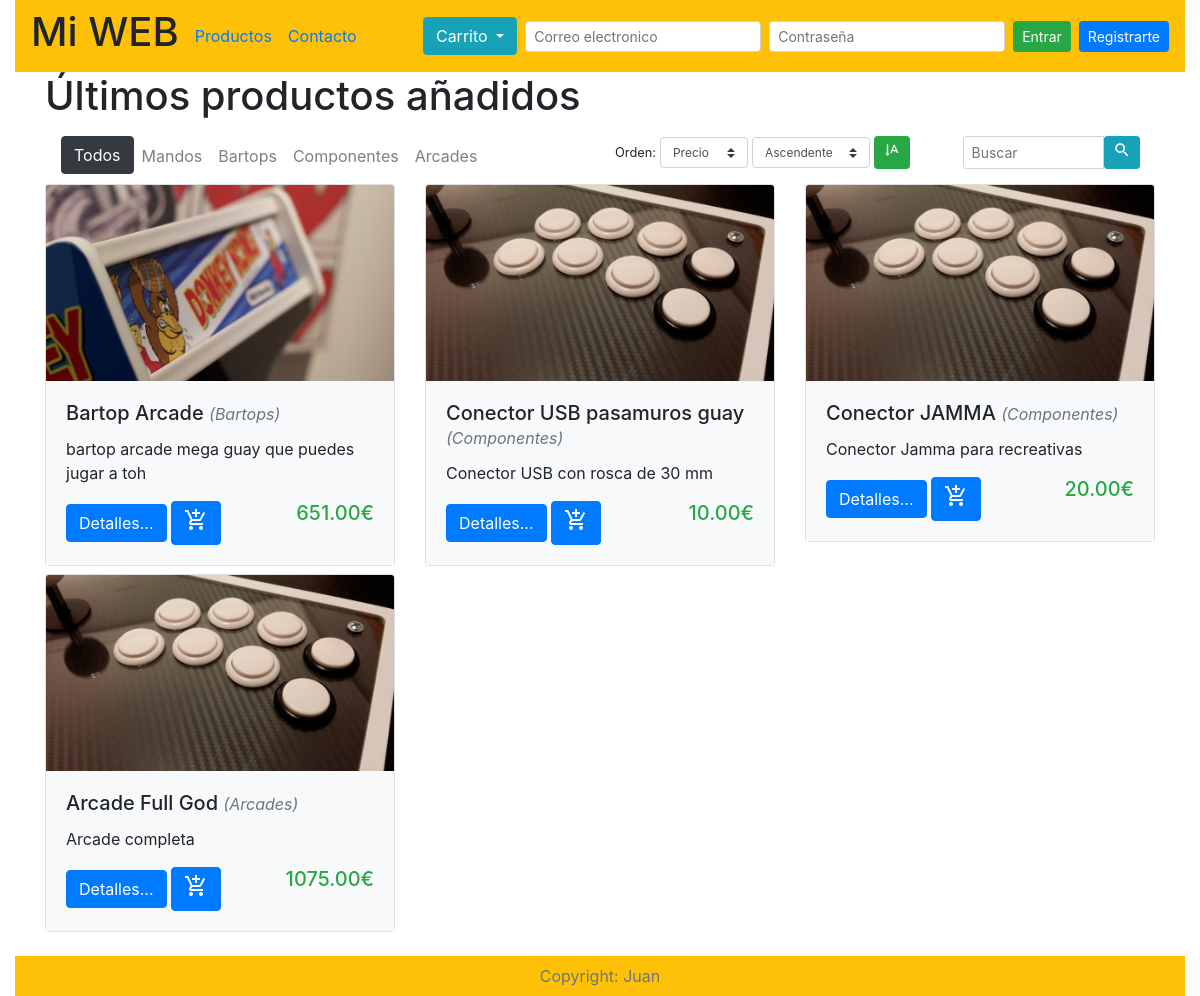
The page /productos.php on the database its author committed.
### tables this page shows
CREATE TABLE `categorias` (
  `id` int(10) NOT NULL,
  `nombre` varchar(250) NOT NULL,
  `descripcion` text NOT NULL
);

CREATE TABLE `productos` (
  `id` int(11) NOT NULL,
  `id_categoria` int(10) NOT NULL,
  `id_imagenes` int(10) NOT NULL,
  `nombre` varchar(255) NOT NULL,
  `descripcion_corta` text NOT NULL,
  `descripcion` text NOT NULL,
  `precio` decimal(6,2) NOT NULL,
  `imagen` varchar(200) NOT NULL,
  `fecha` timestamp NOT NULL DEFAULT CURRENT_TIMESTAMP,
  `visibilidad` enum('si','no') NOT NULL DEFAULT 'si'
);

### librerias/consultas_bd.php (called while the page is built, shortened)
<?php
function nombre_categoria($conexion, $id_categoria){
    $consulta = mysqli_query($conexion, "SELECT nombre FROM categorias WHERE id = '$id_categoria'");
    $categoria = mysqli_fetch_array($consulta);
    return $categoria['nombre'];
}
function list_categorias($conexion)
{
    $sql = "SELECT * FROM categorias";
    $res = mysqli_query($conexion, $sql);
    return $res;
}
function list_registros($conexion, $tabla, $orden, $tipo, $id_categoria)
{
    if ($id_categoria != "todos") {
        $sql = "SELECT * FROM $tabla WHERE id_categoria = '$id_categoria' ORDER BY $orden $tipo";
    } else {
        $sql = "SELECT * FROM $tabla ORDER BY $orden $tipo";
    }
    $consulta = mysqli_query($conexion, $sql);
    return $consulta;
}

### productos.php (the view, shortened to what this page needs)
<?php
include "database/conexion_bd.php";
include "librerias/consultas_bd.php";
$titulo = "Últimos productos añadidos";
if(isset($_POST['buscar'])){
    $productos = buscar($conexion, 'productos', 'nombre', $_POST['texto']);
    $titulo = "Buscando: <i>".$_POST['texto']."...</i>";
}
else if(isset($_POST['ordenar'])){
    $productos = list_registros($conexion, 'productos',$_POST['orden'], $_POST['tipo'], "todos");
}
else{
    $productos = list_registros($conexion, 'productos','fecha', "ASC", "todos");
}
?>
    <!doctype html>
    <html lang="es">
    <head>
        <?php include "plantillas/plantilla_cabecera.php";?>
    </head>
    <body>
        <div class="container-fluid">
            <?php include "plantillas/plantilla_navegacion.php";?>
        </div>
        <div class="container">
            <div class="row">
                <div class="col-12">
                    <h1><?=$titulo;?></h1>
                </div>
            </div>
            <div class="row">
                <div class="col-lg-12 col-xl-6">
                    <?php include 'plantillas/plantilla_nav_categorias.php' ?>
                </div>
                <div class="col-lg-12 col-xl-6">
                   <?php include "plantillas/plantilla_buscador.php" ?>
                </div>
            </div>
            <div class="row">
            <?php
                while($producto = mysqli_fetch_array($productos)){
                    if($producto['visibilidad']=='si'){
            ?>
                <div class="col-sm-12 col-md-6 col-lg-4">
                    <div class="card mb-2">
                        <img class="card-img-top img-fluid" src="<?=$producto['imagen'];?>" alt="Card image cap">
                        <div class="card-body bg-light">
                            <h5 class="card-title"><?=$producto['nombre'];?> <small class="text-muted font-italic">(<?=nombre_categoria($conexion,$producto['id_categoria']);?>)</small></h5>
                            <p class="card-text"><?=$producto['descripcion_corta'];?></p>
                            <a href="#" class="btn btn-primary">Detalles...</a>
                            <a href="?agregar_carrito=1&id=<?=$producto['id'];?>" class="btn btn-primary"><i class="material-icons">add_shopping_cart</i></a>
                            <h5 class="float-right text-success"><?=$producto['precio'];?>€</h5>
                        </div>
                    </div>
                </div>
                <?php } }?>
            </div>
        </div>
        <div class="container-fluid">
            <?php include "plantillas/plantilla_pie.php";?>
        </div>
    </body>
    </html>

### plantillas/plantilla_nav_categorias.php (shortened to what this page needs)
 <nav class="navbar navbar-expand-md  navbar-light">
    <ul class="navbar-nav">
        <li class="nav-item <?=$active;?>">
            <a class="btn btn-dark" href="?">Todos</a>
        </li>
        <?php
            $categorias = list_categorias($conexion);
            while($categoria = mysqli_fetch_array($categorias)){
                $active = "";
        ?>
            <li class="nav-item <?=$active;?>">
            <a class="nav-link" href="?categoria=<?=$categoria['id'];?>"><?=$categoria['nombre'];?></a>
            </li>
        <?php } ?>
    </ul>
</nav>

### rows shown on the page
categorias: nombre "Mandos"
categorias: nombre "Bartops"
categorias: nombre "Componentes"
categorias: nombre "Arcades"
productos: imagen (picture), nombre "Bartop Arcade", id_categoria.nombre "Bartops", descripcion_corta "bartop arcade mega guay que puedes jugar a toh", precio "651.00"
productos: imagen (picture), nombre "Conector USB pasamuros guay", id_categoria.nombre "Componentes", descripcion_corta "Conector USB con rosca de 30 mm", precio "10.00"
productos: imagen (picture), nombre "Conector JAMMA", id_categoria.nombre "Componentes", descripcion_corta "Conector Jamma para recreativas", precio "20.00"
productos: imagen (picture), nombre "Arcade Full God", id_categoria.nombre "Arcades", descripcion_corta "Arcade completa", precio "1075.00"

### other values the page prints
$titulo "Últimos productos añadidos"
